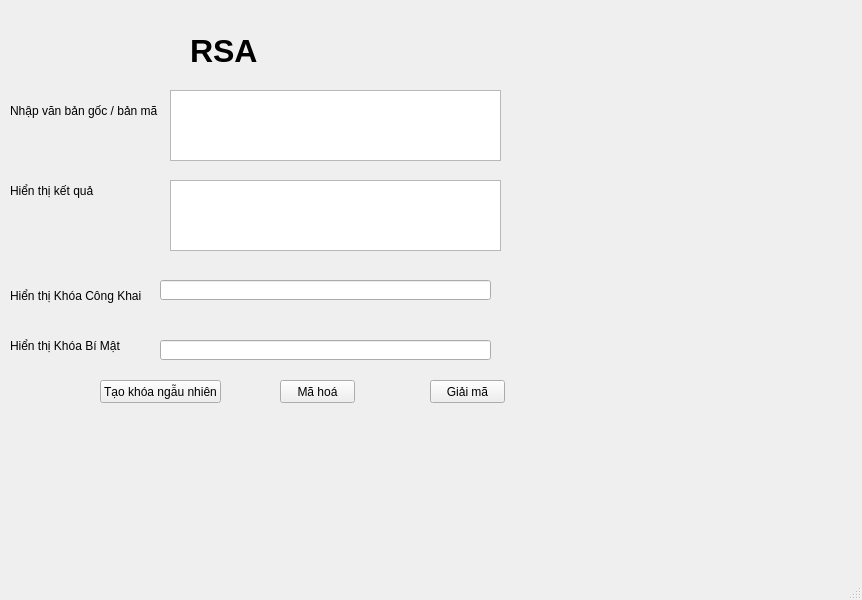
<?xml version="1.0" encoding="UTF-8"?>
<ui version="4.0">
 <class>MainWindow</class>
 <widget class="QMainWindow" name="MainWindow">
  <property name="geometry">
   <rect>
    <x>0</x>
    <y>0</y>
    <width>862</width>
    <height>600</height>
   </rect>
  </property>
  <property name="windowTitle">
   <string>MainWindow</string>
  </property>
  <widget class="QWidget" name="centralwidget">
   <widget class="QTextEdit" name="txtInput">
    <property name="geometry">
     <rect>
      <x>170</x>
      <y>90</y>
      <width>331</width>
      <height>71</height>
     </rect>
    </property>
   </widget>
   <widget class="QTextEdit" name="txtOutput">
    <property name="geometry">
     <rect>
      <x>170</x>
      <y>180</y>
      <width>331</width>
      <height>71</height>
     </rect>
    </property>
    <property name="readOnly">
     <bool>true</bool>
    </property>
   </widget>
   <widget class="QLineEdit" name="txtPublicKey">
    <property name="geometry">
     <rect>
      <x>160</x>
      <y>280</y>
      <width>331</width>
      <height>20</height>
     </rect>
    </property>
    <property name="readOnly">
     <bool>true</bool>
    </property>
   </widget>
   <widget class="QLineEdit" name="txtPrivateKey">
    <property name="geometry">
     <rect>
      <x>160</x>
      <y>340</y>
      <width>331</width>
      <height>20</height>
     </rect>
    </property>
    <property name="readOnly">
     <bool>true</bool>
    </property>
   </widget>
   <widget class="QPushButton" name="btnGenerate">
    <property name="geometry">
     <rect>
      <x>100</x>
      <y>380</y>
      <width>121</width>
      <height>23</height>
     </rect>
    </property>
    <property name="text">
     <string>Tạo khóa ngẫu nhiên</string>
    </property>
   </widget>
   <widget class="QPushButton" name="btnEncrypt">
    <property name="geometry">
     <rect>
      <x>280</x>
      <y>380</y>
      <width>75</width>
      <height>23</height>
     </rect>
    </property>
    <property name="text">
     <string>Mã hoá</string>
    </property>
   </widget>
   <widget class="QPushButton" name="btnDecrypt">
    <property name="geometry">
     <rect>
      <x>430</x>
      <y>380</y>
      <width>75</width>
      <height>23</height>
     </rect>
    </property>
    <property name="text">
     <string>Giải mã</string>
    </property>
   </widget>
   <widget class="QLabel" name="label">
    <property name="geometry">
     <rect>
      <x>190</x>
      <y>20</y>
      <width>171</width>
      <height>61</height>
     </rect>
    </property>
    <property name="font">
     <font>
      <pointsize>24</pointsize>
      <weight>75</weight>
      <bold>true</bold>
     </font>
    </property>
    <property name="text">
     <string>RSA</string>
    </property>
   </widget>
   <widget class="QLabel" name="label_2">
    <property name="geometry">
     <rect>
      <x>10</x>
      <y>80</y>
      <width>151</width>
      <height>61</height>
     </rect>
    </property>
    <property name="text">
     <string>Nhập văn bản gốc / bản mã</string>
    </property>
   </widget>
   <widget class="QLabel" name="label_3">
    <property name="geometry">
     <rect>
      <x>10</x>
      <y>180</y>
      <width>101</width>
      <height>21</height>
     </rect>
    </property>
    <property name="text">
     <string>Hiển thị kết quả</string>
    </property>
   </widget>
   <widget class="QLabel" name="label_4">
    <property name="geometry">
     <rect>
      <x>10</x>
      <y>280</y>
      <width>131</width>
      <height>31</height>
     </rect>
    </property>
    <property name="text">
     <string>Hiển thị Khóa Công Khai</string>
    </property>
   </widget>
   <widget class="QLabel" name="label_5">
    <property name="geometry">
     <rect>
      <x>10</x>
      <y>330</y>
      <width>121</width>
      <height>31</height>
     </rect>
    </property>
    <property name="text">
     <string>Hiển thị Khóa Bí Mật</string>
    </property>
   </widget>
  </widget>
  <widget class="QMenuBar" name="menubar">
   <property name="geometry">
    <rect>
     <x>0</x>
     <y>0</y>
     <width>862</width>
     <height>21</height>
    </rect>
   </property>
  </widget>
  <widget class="QStatusBar" name="statusbar"/>
 </widget>
 <resources/>
 <connections/>
</ui>
